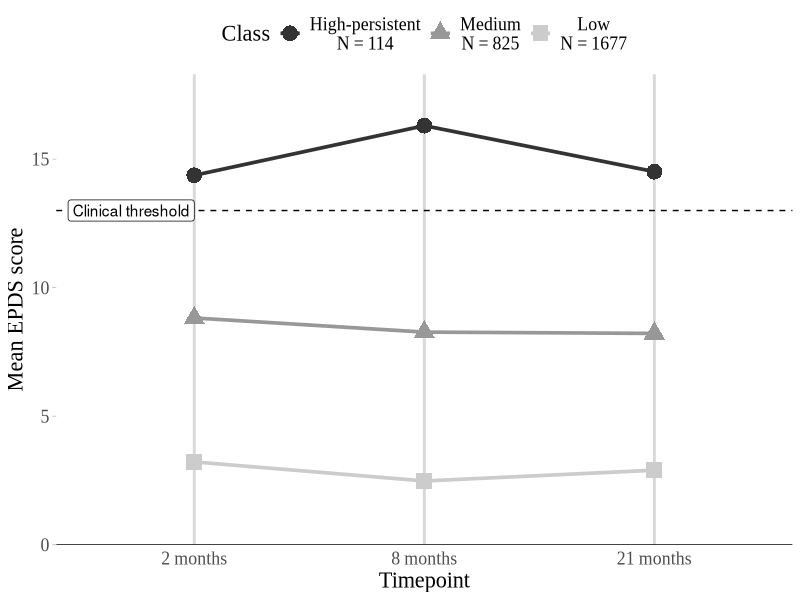

Reproduce this figure in R.
# Plot the trajectory graphs
# - Matt Jaquiery
# 2020-06-24

library(tidyverse)
# library(papaja)

theme_set(theme_light() +
          theme(
            panel.grid = element_blank(),
            panel.border = element_blank(),
            text = element_text(family = 'Times New Roman')
          ))

# Load data
if (!any(ls() == 'mumTrajData')) {
  # Handwritten data in simple form
  n <- tribble(
    ~Class, ~N,
    "Low", 1677,
    "Medium",  825,
    "High-persistent", 114
  )
  mumTrajData <- tribble(
    ~var, ~Variable, ~`Low`, ~`Medium`, ~`High-persistent`,
    "e390", '2 months',	3.22,	8.82, 14.37, 
    "f200", '8 months',	2.48,	8.27,	16.30,
    "g290", '21 months',	2.90, 8.22,	14.51
  ) %>% 
    pivot_longer(c(-var, -Variable), names_to = 'Class', values_to = 'EPDS') %>%
    left_join(n, by = "Class") %>%
    arrange(N) %>% 
    mutate(N = factor(N),
           Class = paste0(Class, "\nN = ", N),
           Class = fct_inorder(Class),
           Class = fct_rev(Class))
}

# Reorder the subscale levels to be consistent with the rest of the paper
mumTrajData <- mumTrajData %>%
  mutate(
    scale_order = case_when(
      Variable == "2 months" ~ 1,
      Variable == "8 months" ~ 2,
      Variable == "21 months" ~ 3
    ),
    scale_order_class = case_when(
      str_starts(Class, "High") ~ 1,
      str_starts(Class, "Medium") ~ 2,
      str_starts(Class, "Low") ~ 3
    )
  ) %>%
  mutate(
    Variable = fct_reorder(Variable, scale_order),
    Class = fct_reorder(Class, scale_order_class)
  )

mumTrajGraph <- mumTrajData %>%
  ggplot(aes(x = Variable, y = EPDS, shape = Class, colour = Class)) +
  geom_hline(yintercept = 0, colour = 'black', size = 0.5) +
  geom_hline(yintercept = 13, colour = 'black', linetype = 'dashed', size = 0.5) +
  geom_point(size = 5) +
  geom_line(aes(group = Class), size = 1.25) +
  annotate(geom = 'label', label = 'Clinical threshold', y = 13, x = "2 months", hjust = 1) +
  scale_y_continuous(limits = c(0, max(mumTrajData$EPDS + 2)), expand = c(0, 0)) +
  scale_color_grey() + 
  #scale_colour_manual(values = c('#0000FF', '#EEEE00', '#FF0000')) +
  theme(legend.position = 'top',
        panel.grid.major.x = element_line(colour = 'grey85', size = 1, linetype = 'solid'),
        axis.line = element_blank(),
        axis.line.x = element_blank(),
        axis.ticks.x = element_blank(),
        text = element_text(size = 16),
        legend.text.align = 0.5
        ) +
  labs(x = "Timepoint", y = "Mean EPDS score")
